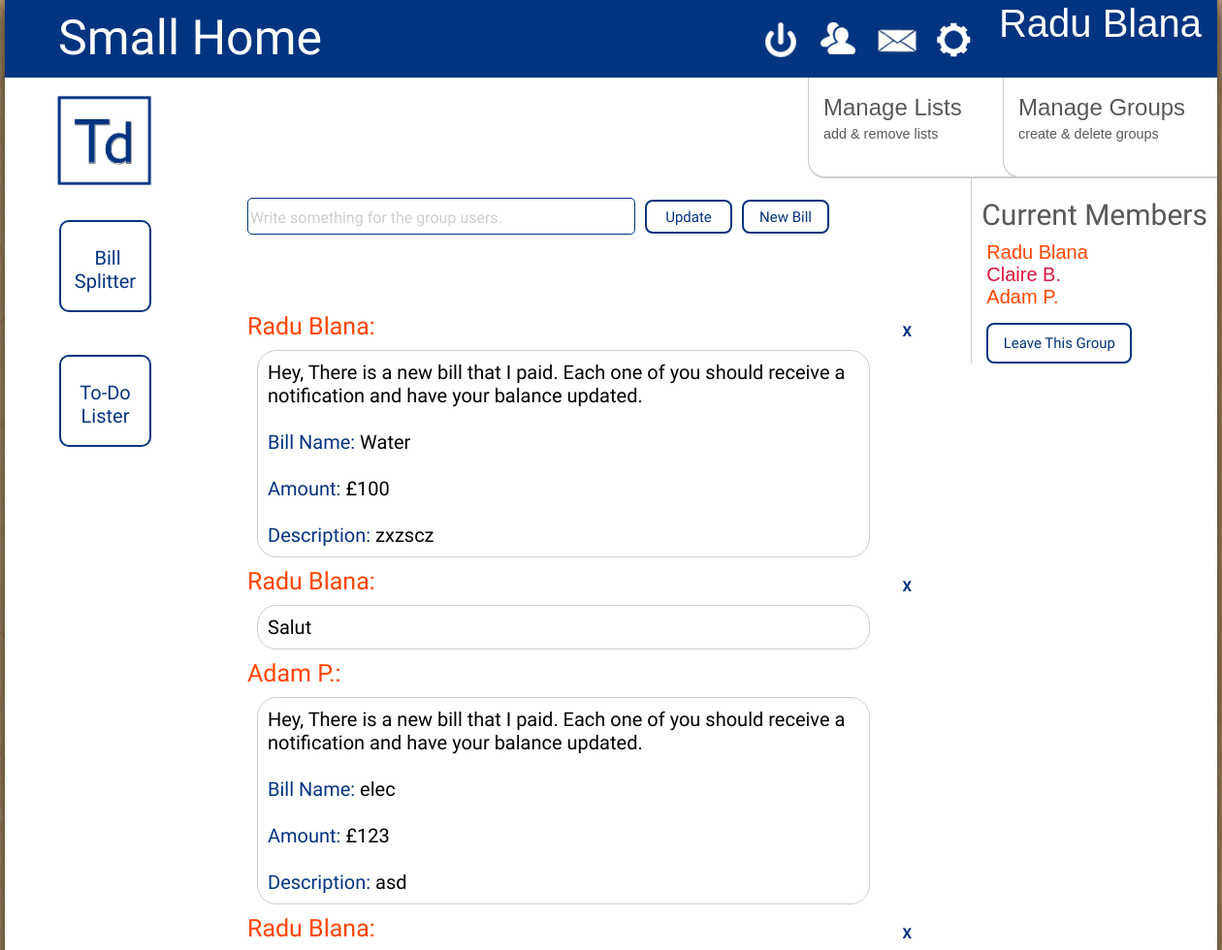
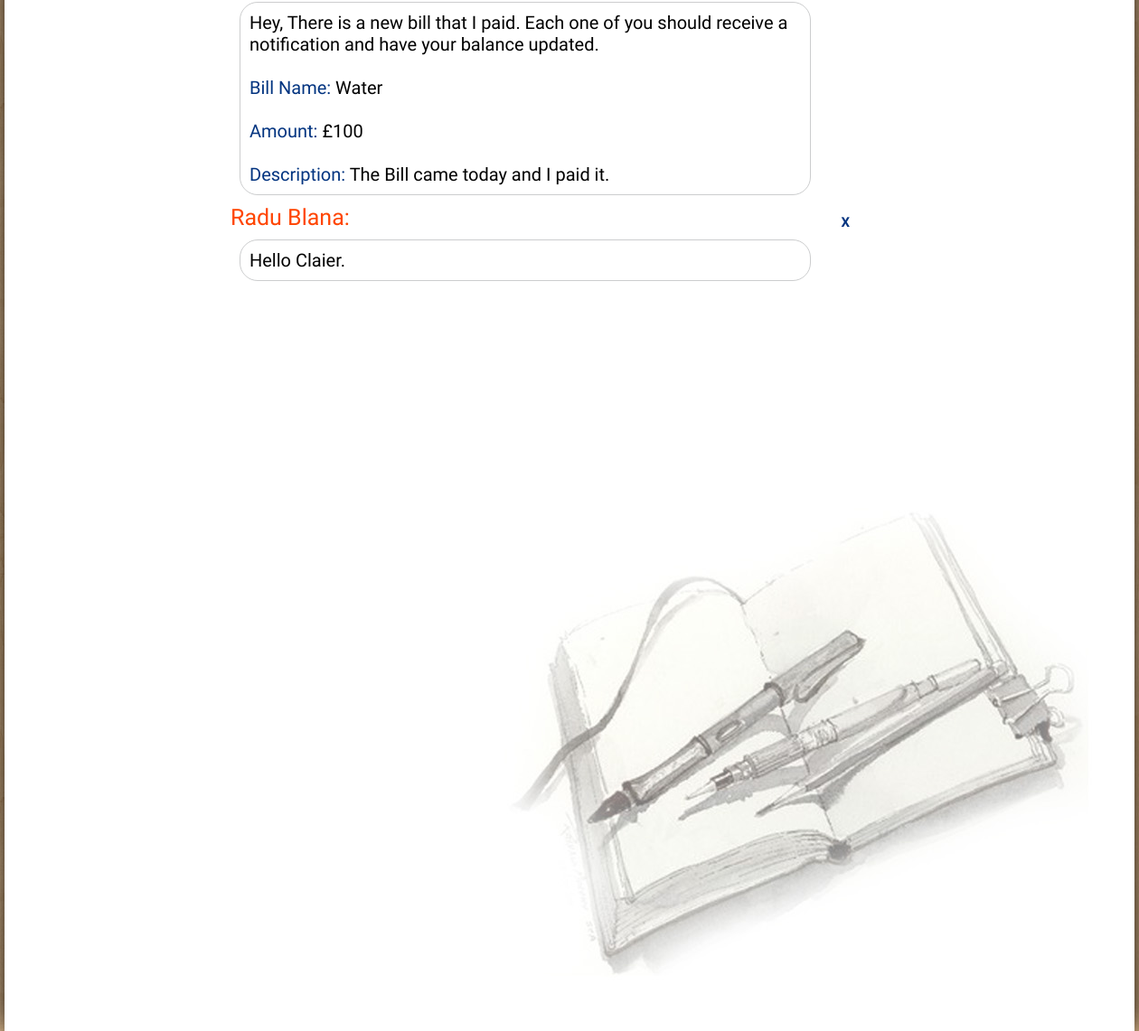
Page /groups.php?group=Small Home (signed in) on the committed database (2 pictures, top to bottom).
### tables this page shows
CREATE TABLE GROUPS(groupid INTEGER(6), groupname varchar(25), userid INTEGER(6), description text, usercolor varchar(7));

CREATE TABLE USERS(userid INTEGER(6), fullname varchar(40), username varchar(25), hashedpassword text, salt text, email varchar(50), datejoined datetime);

CREATE TABLE UPDATES(message text, groupname varchar(25), userid INTEGER(6), datecreated varchar(40));

### dbconn.php (called while the page is built, shortened)
<?php
class Database {
	private $database;
	function __construct() {
		$this->database = $this->getConnection();
	}
	function prepare($query) {
		return $this->database->prepare($query);
	}
	private function getConnection() {
		$conn = new SQLite3('todo.db');
		return $conn;
	}
}
?>

### group_updates_displayer.php (the view)
<?php
function displayUpdates($groupname){
	$db = new Database();
	$output="<div style='width:700px; float:left; margin:80px 0px 0px 250px;><span class='list-title' style='font-size:25px;'>";
	$temp = $db->prepare("SELECT * from updates inner join users on users.userid=updates.userid inner join groups on groups.userid=users.userid
			and groups.groupname=updates.groupname where updates.groupname=:groupname order by updates.datecreated DESC");
	$temp->bindValue(':groupname',$groupname, SQLITE3_TEXT);
	$updates=$temp->execute();
	while($uprow=$updates->fetchArray())
	{
		$output.="<span class='list-title' style='font-size:25px; color:" .$uprow['usercolor'].";'>".$uprow['fullname'].":</span>";
		if($uprow['userid']==$_SESSION['id'])
			$output.="<span style=' float:right; padding-top:10px;' class='delete_friends'
			onClick='deleteUpdate(&#39;".$groupname."&#39;,&#39;".$uprow['datecreated']."&#39;)'></span>";
		$output.="<span class='checkbox-form' style='word-wrap: break-word; margin:10px; float:left; width:600px; font-size:20px;'>".$uprow['message']."</span><br><br>";
	}
	$output.="</div><div style='clear:both; height:800px;'></div>";
	return $output;
}
?>

### group_displayer_manager.php (shortened to what this page needs)
<?php
function getGroups($group){
$form ='<div style="height:1px;"></div>
	<div style="float:right; border-left: 1px solid #cccdce; background-color:white; ">'. displayGroupUsers($group).
	'<div id="shy" onClick="leaveGroup(&#39;'.$group.'&#39;)"
	style=" font-size:15px; margin-left:15px; margin-top:15px; width:150px;">Leave This Group</div></div>';
return $form;
}
function displayGroupUsers($groupname){
$output='<div style="font-size:30px; color:#575858; padding:10px; padding-top:20px; ">Current Members</div>';
$db= new Database();
$temp = $db->prepare("SELECT * FROM users inner join groups on users.userid=groups.userid WHERE groups.groupname=:groupname ORDER BY userid");
$temp->bindValue(':groupname',$groupname, SQLITE3_TEXT);
$friends=$temp->execute();
$temp_friend='';
while(($userrow = $friends->fetchArray()))
{
if($temp_friend!=$userrow['userid'])
	$output.='<span class="friends" style="color:'.$userrow['usercolor'].';">'.$userrow['fullname'].'</span><br>';
$temp_friend=$userrow['userid'];
}
return $output;
}
?>

### index.css (style rules this page uses)
body { background-image:url('wood-floor.jpg'); margin-top:0px; padding-top:0px; margin-bottom:0px; padding-bottom:0px; margin-left:0px; padding-left:0px; margin-right:0px; padding-right:0px; background-color:#F8F8F8; font-family:"Varela Round"; }
#shy { margin: 30px 0px 0px 0px; float:left; width:240px; text-align:center; color:#023480; font-family:"Varela Round"; font-size:30px; padding:10px; background-color:white; border-color:#023480; border-radius:8px; border:2px; border-style:solid; -webkit-transition: background-color 0.1s linear; -webkit-box-sizing: border-box; -moz-box-sizing: border-box; box-sizing: border-box; }
.checkbox-form { padding-bottom: 20px; padding:10px; width: 800px; border-color: #cccdce; border-width: 1px; border: 1px #cccdce solid; border-radius: 20px; margin: 20px 0px 0px 250px; float: left; padding-right: 20px; -webkit-transition: all 0.3s, width 0.3s; }
.list-title { font-size:30px; padding-bottom:25px; color:#023480; }
.friends { font-family:"Mangal", Helvetica, sans-serif; font-size:20px; color: black; text-align:left; padding:5px; padding-top:25px; padding-left:15px; }
.delete_friends:after { content:'X'; font-weight:bold; padding:5px; height:5px; font-size:15px; margin-right:10px; margin-left:10px; background-color:white; color:#023480; }

### rows in the picture
groups: users.fullname "Radu Blana"
groups: users.fullname "Claire B."
groups: users.fullname "Adam P."
updates: users.fullname "Radu Blana", message "Hey, There is a new bill that I paid. Each one of you should receive a notification and have your balance updated. Bill Name: Water Amount: £100 Description: zxzscz"
updates: users.fullname "Radu Blana", message "Salut"
updates: users.fullname "Adam P.", message "Hey, There is a new bill that I paid. Each one of you should receive a notification and have your balance updated. Bill Name: elec Amount: £123 Description: asd"
updates: users.fullname "Radu Blana", message "Hey, There is a new bill that I paid. Each one of you should receive a notification and have your balance updated. Bill Name: Water Amount: £100 Description: The Bill came today and I paid it."
updates: users.fullname "Radu Blana", message "Hello Claier."

### other values in the picture
$_SESSION['fullname'] "Radu Blana"
$title "Small Home"
